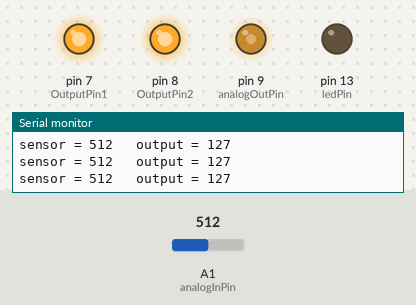
Bench run of a sketch on a simulated Arduino Uno, built with avr-gcc and run on an emulated ATmega328P. Shown: output pins drawn as LEDs (lit = HIGH), the last lines printed to the serial monitor. The inputs (shaded band) are chosen by the test bench; at power-on: A1 (analogInPin) = 512.

Above: at 1.2 s.
1.3 s: A1 (analogInPin) set to 414
At 2.4 s:
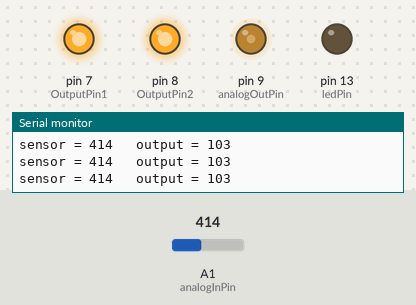
4.3 s: A1 (analogInPin) set to 392
At 4.6 s:
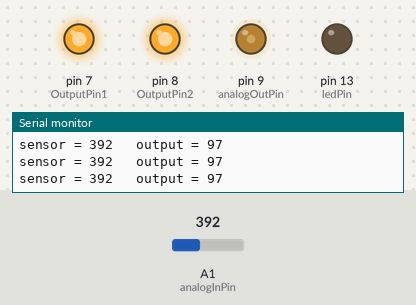
7.3 s: A1 (analogInPin) set to 610
At 13.48 s:
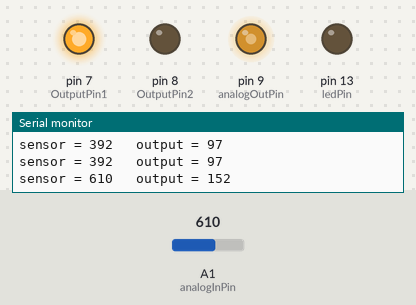
Timing chart, 0 to 14.9 s (numbered marks = the images above; inputs shaded):
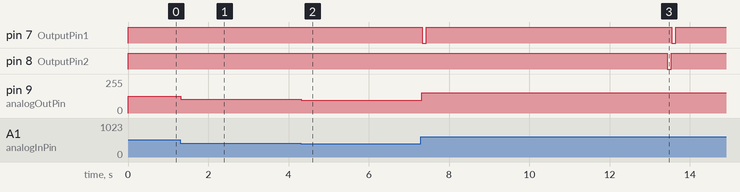

Measured:
- after the input at 1.3 s, pin 9 (analogOutPin): 127/255 → 103/255 at once
- after the input at 4.3 s, pin 9 (analogOutPin): 103/255 → 97/255 at once
- after the input at 7.3 s, pin 7 (OutputPin1): alternates HIGH for 6.1 s and LOW for 0.10 s, starting at once; pin 8 (OutputPin2): HIGH → LOW after 6.1 s, → HIGH 0.10 s later; pin 9 (analogOutPin): 97/255 → 152/255 at once

The sketch:

Oterra5Sec.ino
```cpp
// These constants won't change. They're used to give names to the pins used:
const int analogInPin = A1;  // Analog input pin that the potentiometer is attached to
const int analogOutPin = 9; // Analog output pin that the LED is attached to

int sensorValue = 0;        // value read from the pot
int outputValue = 0;        // value output to the PWM (analog out)

const int OutputPin1 =  7;      // Positive Output
const int OutputPin2 =  8;      // Negative Output
const int ledPin =  13;      // the number of the LED pin

void setup() {
  // initialize the LED pin as an output:
  pinMode(ledPin, OUTPUT);

  pinMode(OutputPin1, OUTPUT);
  pinMode(OutputPin2, OUTPUT);

  digitalWrite(OutputPin1, HIGH);
  digitalWrite(OutputPin2, HIGH);

  // initialize serial communications at 9600 bps:
  Serial.begin(9600);
}

void loop() {
  // read the analog in value:
  sensorValue = analogRead(analogInPin);
  // map it to the range of the analog out:
  outputValue = map(sensorValue, 0, 1023, 0, 255);
  // change the analog out value:
  analogWrite(analogOutPin, outputValue);

  // print the results to the Serial Monitor:
  Serial.print("sensor = ");
  Serial.print(sensorValue);
  Serial.print("\t output = ");
  Serial.println(outputValue);

  if (sensorValue > 600)
  {
    sensorValue = 0;
    //digitalWrite(ledPin, HIGH);
    digitalWrite(OutputPin1, LOW);
    delay(100);
    digitalWrite(OutputPin1, HIGH);
    delay(6000);
    digitalWrite(OutputPin2, LOW);
    delay(100);
    digitalWrite(OutputPin2, HIGH);
    digitalWrite(ledPin, LOW);
    //delay(6000);
  }


  // wait 2 milliseconds before the next loop for the analog-to-digital
  // converter to settle after the last reading:
  delay(10);
}
```
